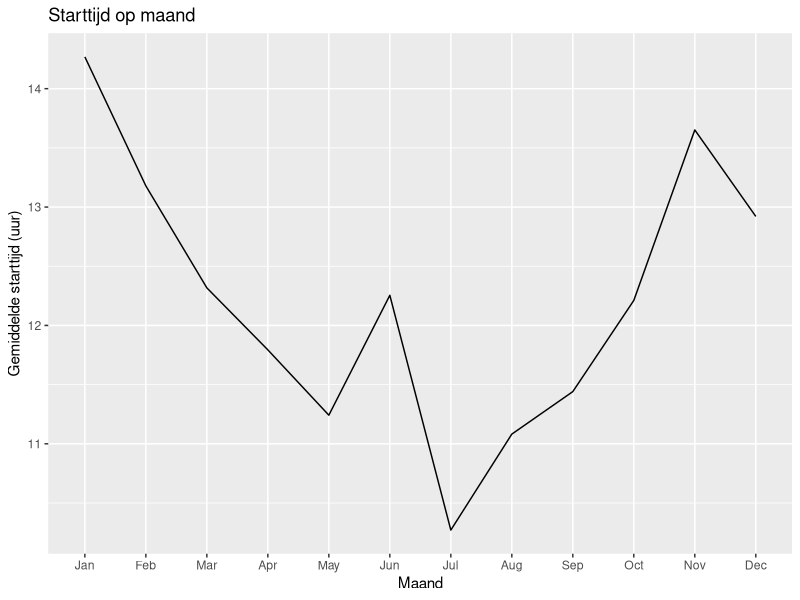

Write the R code that produced this figure. (Note: this script raises an error after producing the figure.)
## ---- chunk 1
library(dplyr)
library(tidyverse)
library(ggplot2)
library(lubridate)
## ---- chunk 2
data <- read.csv("./data/strava.csv", sep = ";") # Convert CSV data to dataframe in R. Use ; as the seperator
## ---- chunk 3
time <- data %>%
  mutate(
    date = as.Date(start_date),
    hour = hour(start_date),
  ) %>%
  group_by(Month = format(date, "%m")) %>%
  summarise(average_starting_hour = mean(hour)) %>%
  mutate(MonthName=month.abb[as.factor(Month)]) %>%
  arrange(Month)

time

ggplot(time, aes(x = reorder(MonthName, as.numeric(Month)), y=average_starting_hour, group=1)) +
  geom_line() +
  labs(x="Maand", y="Gemiddelde starttijd (uur)", title="Starttijd op maand")
## ---- chunk 4
uniqueBicycles <- data %>% 
  filter(type == "Ride" || type == "VirtualRide") %>% # Filter on type is Ride or VirtualRide. This is not necessary at the moment since other activities don't have a gear_id
  distinct(gear_id) %>% # Get all unique gear_id's
  summarise(amount=n()) # Get amount of rows left by unique gear id

# Show amount of unique bicycles
uniqueBicycles
## ---- chunk 5
speed <- data %>%
  filter(!is.na(gear_id)) %>% # Remove rows with NA gear_id (non bicycle)
  group_by(gear_id) %>%   # Group on gear_id
  summarise(average_speed=sum(distance) / sum(moving_time)) %>% # Calculate average speed by using sum distance / sum moving time
  arrange(desc(average_speed)) # Arrange from high to low

ggplot(speed, aes(x=gear_id, y=average_speed)) +
  geom_col() +
  labs(x="Fiets ID", y="Gemiddelde snelheid (km/u)", title="Snelheid per fiets") +
  geom_text(aes(label = round(average_speed, digits=2)), vjust = -0.2)
## ---- chunk 6
time <- data %>%
  mutate(
    date = as.Date(start_date),
    hour = hour(start_date),
  ) %>%
  group_by(Month = format(date, "%m")) %>%
  summarise(average_distance = mean(distance) / 1000) %>%
  mutate(MonthName=month.abb[as.factor(Month)]) %>%
  arrange(Month)

ggplot(time, aes(x = reorder(MonthName, as.numeric(Month)), y=average_distance, group=1)) +
  geom_line() +
  labs(x="Maand", y="Gemiddelde ritafstand (km)")
